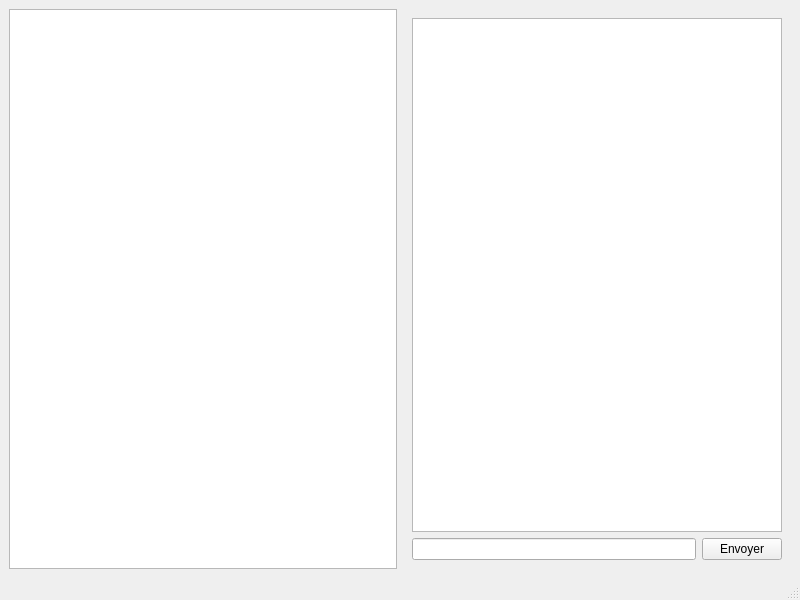
<?xml version="1.0" encoding="UTF-8"?>
<ui version="4.0">
 <class>Uimessages</class>
 <widget class="QMainWindow" name="Uimessages">
  <property name="geometry">
   <rect>
    <x>0</x>
    <y>0</y>
    <width>800</width>
    <height>600</height>
   </rect>
  </property>
  <property name="windowTitle">
   <string>Messagerie Interne</string>
  </property>
  <widget class="QWidget" name="centralwidget">
   <layout class="QHBoxLayout" name="mainLayout">

    <!-- Liste des utilisateurs -->
    <item>
     <widget class="QListWidget" name="userList">
      <property name="minimumWidth">
       <number>200</number>
      </property>
     </widget>
    </item>

    <!-- Zone de messages -->
    <item>
     <widget class="QWidget" name="messageArea">
      <layout class="QVBoxLayout" name="messageLayout">

       <item>
        <widget class="QTextEdit" name="messageDisplay">
         <property name="readOnly">
          <bool>true</bool>
         </property>
        </widget>
       </item>

       <item>
        <layout class="QHBoxLayout" name="inputLayout">
         <item>
          <widget class="QLineEdit" name="messageInput"/>
         </item>
         <item>
          <widget class="QPushButton" name="sendButton">
           <property name="text">
            <string>Envoyer</string>
           </property>
          </widget>
         </item>
        </layout>
       </item>

      </layout>
     </widget>
    </item>

   </layout>
  </widget>
  <widget class="QMenuBar" name="menubar"/>
  <widget class="QStatusBar" name="statusbar"/>
 </widget>
 <resources/>
 <connections/>
</ui>
